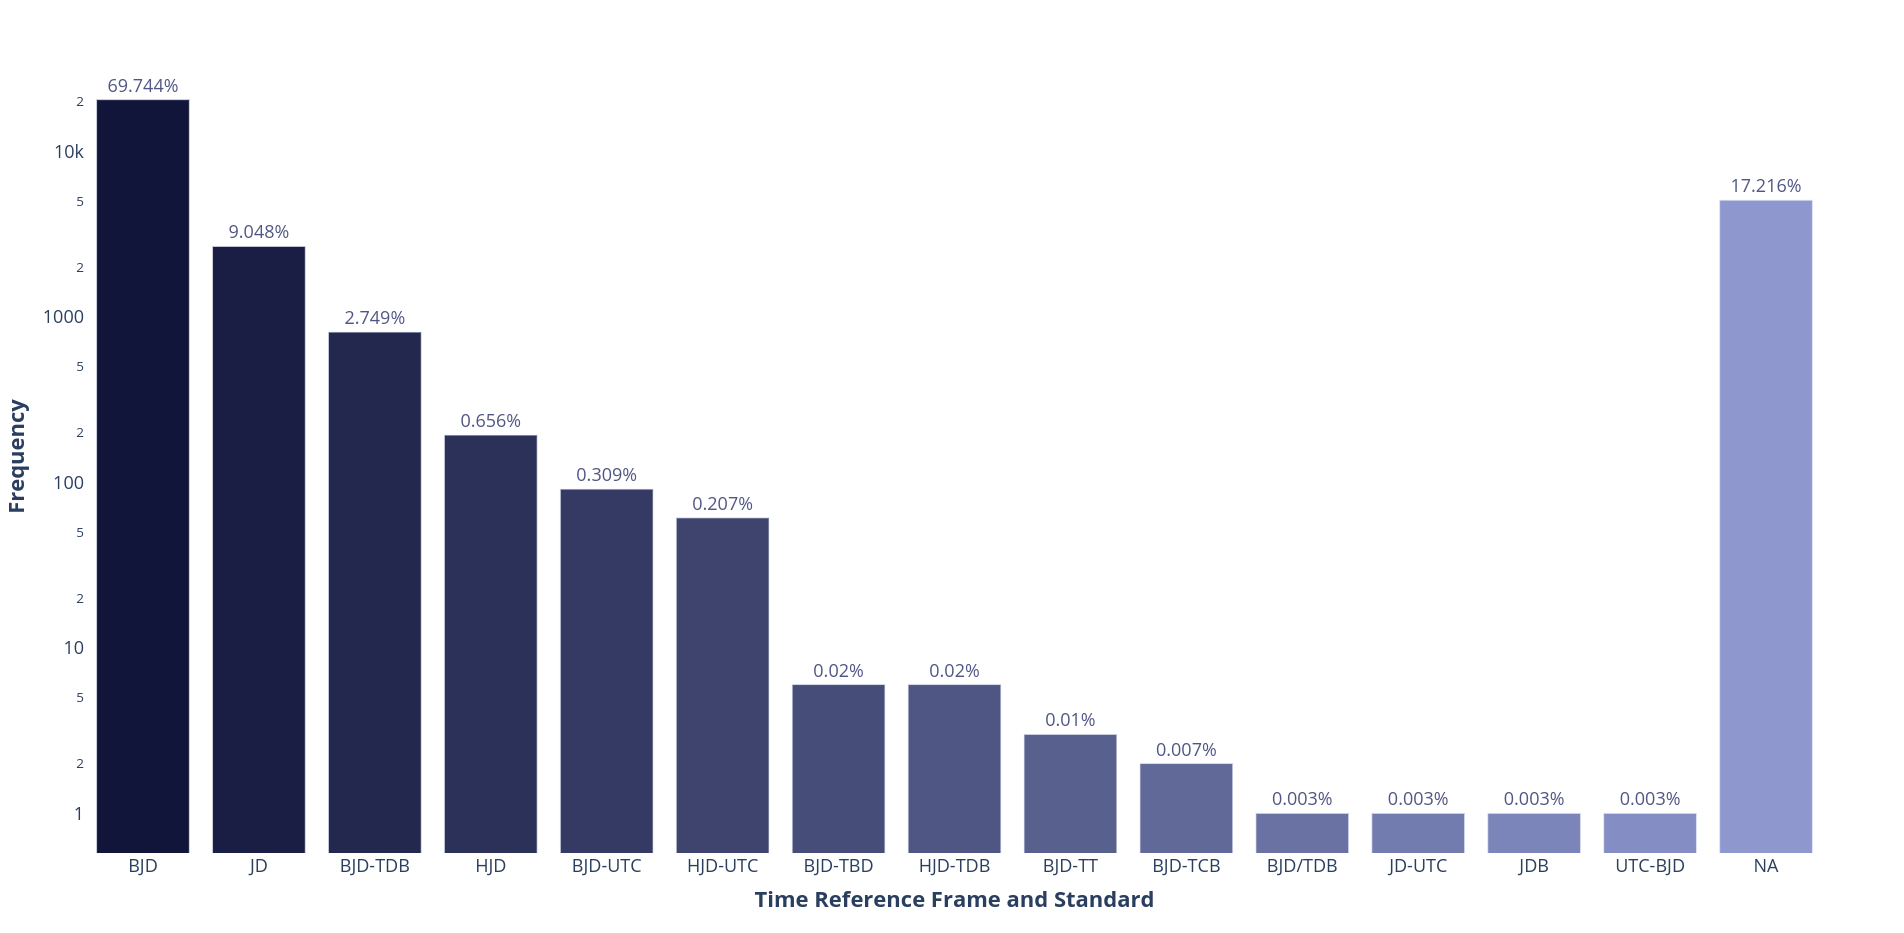

This figure's Python source:

# Paths:
path_data = "data/"
path_plot = "Plot_types/Barplot/"

# Packages:
import numpy as np
import pandas as pd
import plotly.express as px
from matplotlib.colors import LinearSegmentedColormap, to_hex

# Display options:
pd.set_option("display.width", 1200)
pd.set_option("display.max_columns", 300)
pd.set_option("display.max_rows", 300)

# Dataset:
df = pd.read_csv(path_data + "nasa_exoplanets.csv")
df_varnames = pd.read_csv(path_data + "nasa_exoplanets_var_names.csv")

# Variables:
cat_var = "pl_tsystemref"
cat_var_name = df_varnames.loc[(df_varnames["var"] == cat_var), ["var_name"]].values[0][0]

# Adapt the data:
df_plot = df.groupby(by = cat_var)[cat_var].agg("count")
levels = df_plot.index.tolist()
df_plot = pd.DataFrame({"level": levels,
                        "freq": df_plot.values.tolist()}).sort_values("freq",
                                                                      ascending = False)

# Deal with nan:
df_plot = df_plot.append(pd.DataFrame({"level": ["NA"],
                                       "freq": df[cat_var].isna().sum()}),
                        sort = False)
df_plot = df_plot.copy().reset_index(drop = True)

# Relative frequency:
df_plot["freq_rel"] = [str(round(i/sum(df_plot["freq"])*100, 3)) + "%" for i in df_plot["freq"]]

# Plot:
n_levels = df_plot.shape[0]
cmap = LinearSegmentedColormap.from_list("my_palette", ["#111539", "#97A1D9"])
my_palette = [to_hex(j) for j in  [cmap(i/n_levels) for i in np.array(range(n_levels))]]
fig = px.bar(
    data_frame = df_plot,
    x = "level",
    y = "freq",
    log_y = True,
    color = "level",
    color_discrete_sequence = my_palette,
    text = "freq_rel"
)
fig.update_traces(
    textposition = "outside",
    textfont_color = my_palette[n_levels//2],
    hovertemplate = "<b>Frequency: %{y:,}</b><extra></extra>"
)
fig.update_layout(
    xaxis_title = "<b>" + cat_var_name + "</b>" ,
    yaxis_title = "<b>Frequency</b>",
    legend_title = "Legend Title",
    font = dict(
        size = 18
    ),
    showlegend = False,
    plot_bgcolor = "white",
    hoverlabel = dict(
        font_size = 18,
        font_family = "Rockwell"
    )
)
fig.show()
